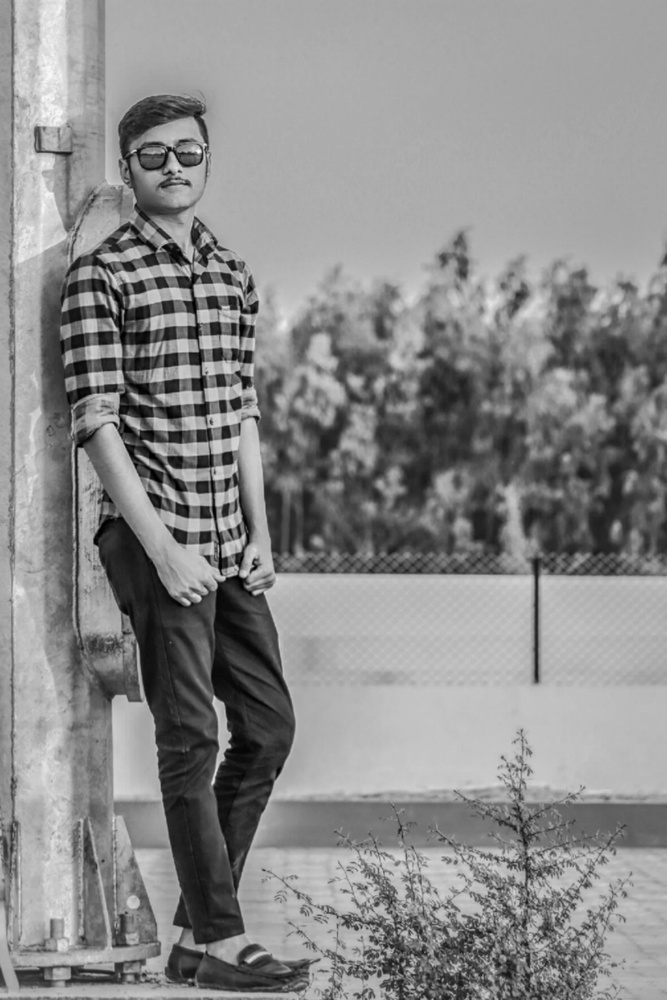
%> input picture B Tech/IP/129_ImageProcessing/my.jpg, 667 x 1000 px, shrunk from 1869 x 2804 before the run
$ octave 129_03_05.m   (GNU Octave 9; MATLAB toolbox functions it lacks are replaced by stand-ins)
%> lines starting %> are read from the running program, lines starting %| are printed output that depends on the picture
close all
clear
clc

% Read Image
a = imread('./my.jpg');
%> a is the input picture: size 1000x667 uint8; min 0, max 253, mean 138.7

for i=1:8;
  bp(:,:,i) = bitget(a,i);
  subplot(2,4,i)
  imshow(bp(:,:,i))
endfor
%> this loop made 8 passes
%> pass 1, `imshow(bp(:,:,i))`:
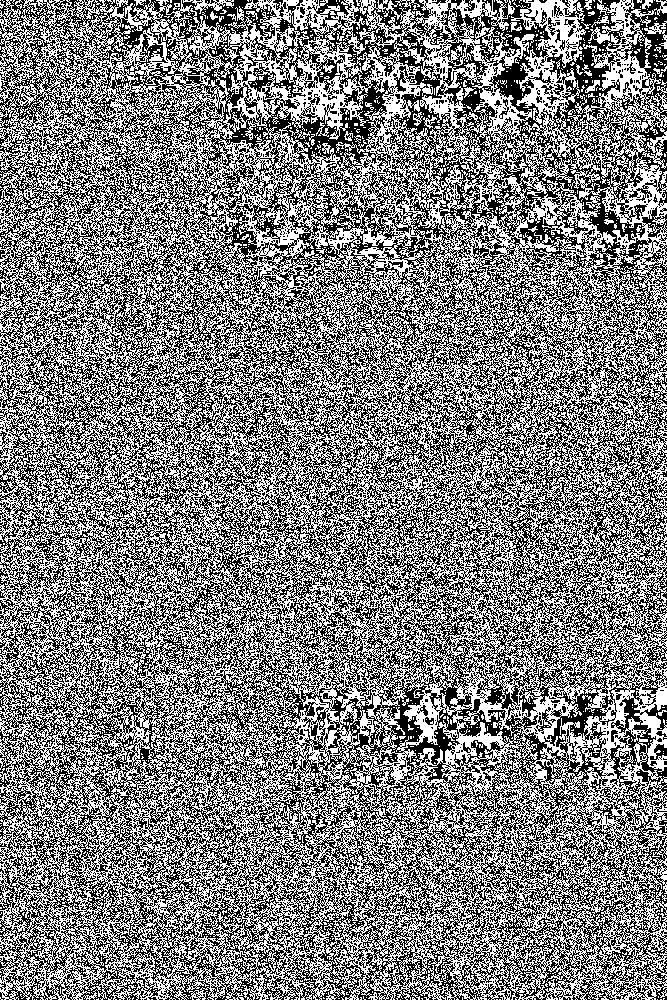
%> displayed picture: size 1000x667 logical; 49.9% white in thin lines or dots
%> pass 2, `imshow(bp(:,:,i))`:
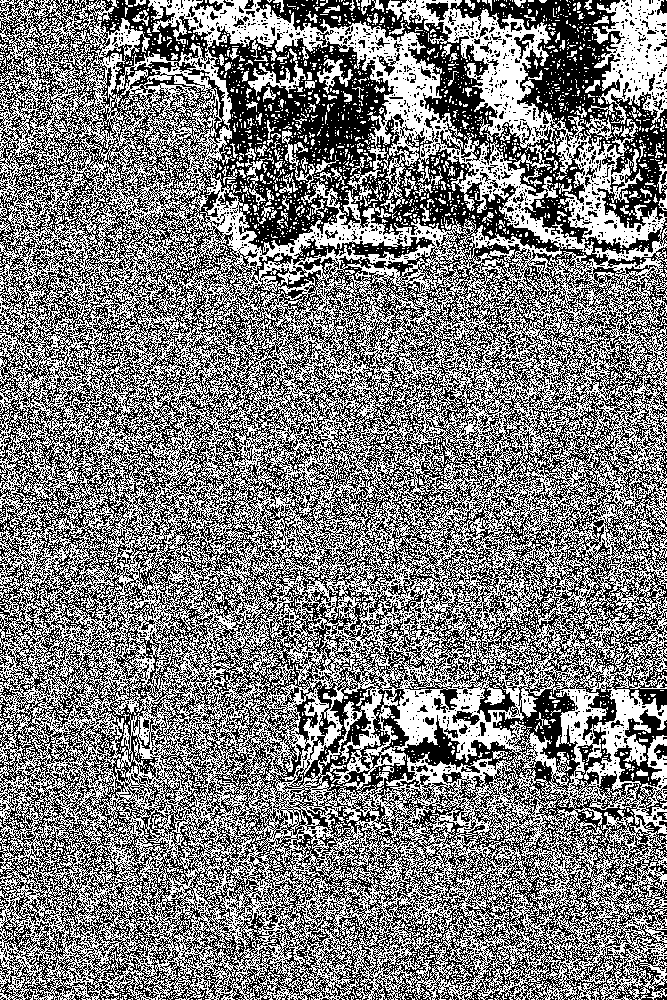
%> displayed picture: size 1000x667 logical; 49.5% white in thin lines or dots
%> after the loop:
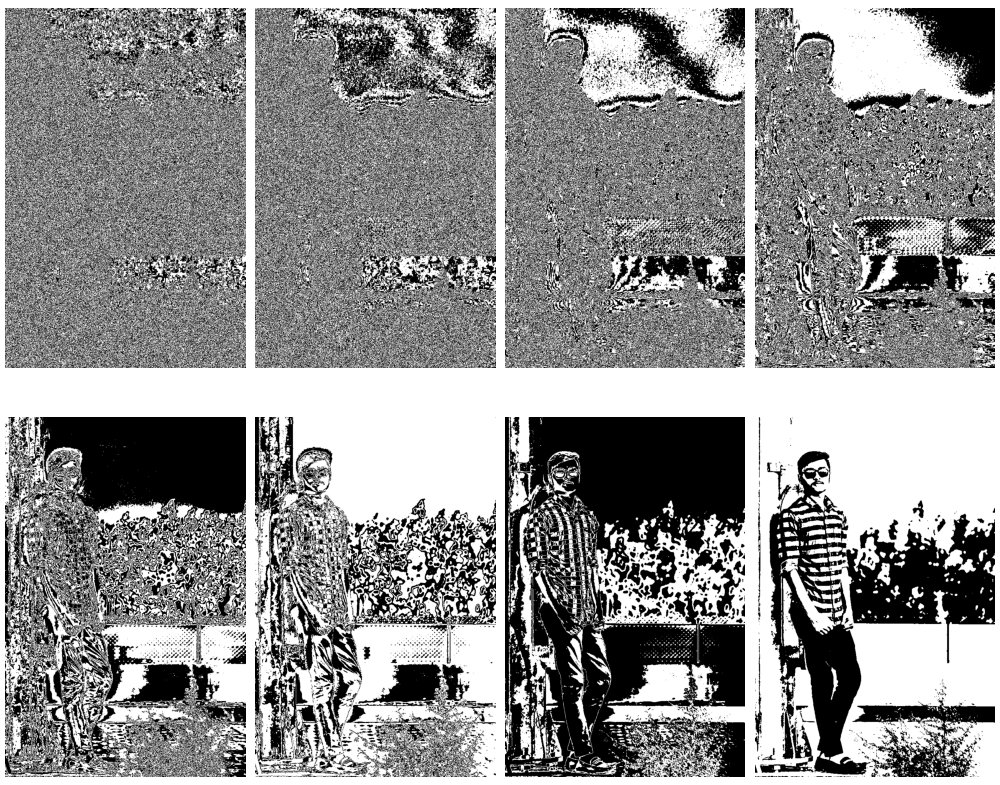
%> figure redrawn from the program's plot data, 8 panels

sum = bp(:,:,8)*2^(7) + bp(:,:,7)*2^(6);
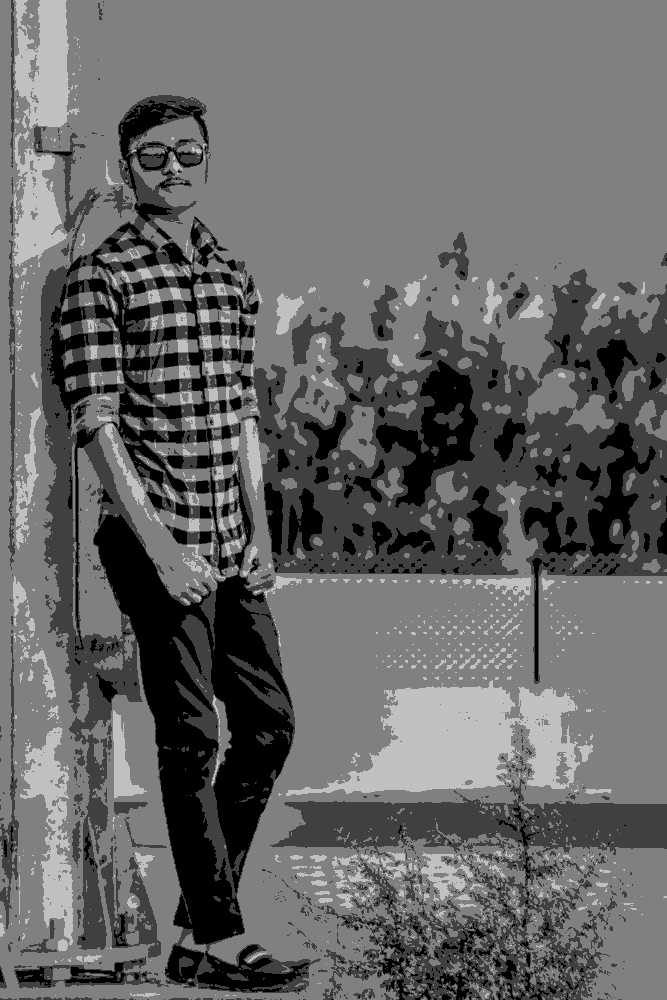
%> sum: size 1000x667 double; min 0, max 192, mean 102.6
figure
imshow(uint8(sum))

sum = bp(:,:,8)*2^(7) + bp(:,:,7)*2^(6) + bp(:,:,6)*2^(5) + bp(:,:,5)*2^(4);
figure
imshow(uint8(sum))
